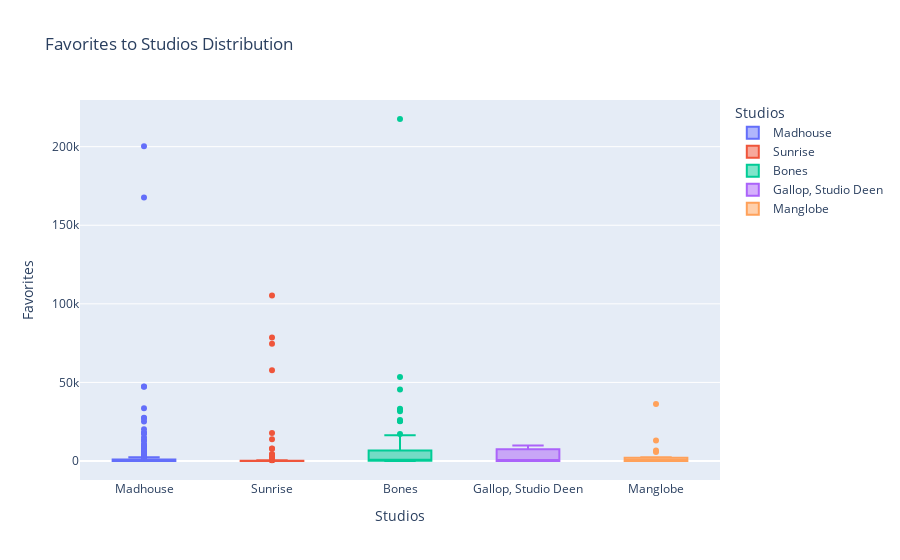

Here is the notebook cell this chart was saved with:
### Code cell
# Create vertical box plot for the filtered data
fig_box = px.box(df[df['Studios'].isin(set(list(top_studios['Studios'])))], 
                 x='Studios', 
                 y='Favorites', 
                 color='Studios', 
                 title="Favorites to Studios Distribution", 
                 orientation='v',
                 custom_data=['Name'])

# Get the indices of maximum values
max_indices = df.groupby('Studios')['Favorites'].idxmax()

# Add text labels for maximum values
fig_box.update_traces(
    hovertemplate="<b>Name:</b> %{customdata[0]}<br><b>Favorites:</b> %{y}",
    selector=dict(type='box')
)

# Show the plot
fig_box.show()

### Figure 1 — Plotly figure (JSON) as saved in the notebook; plotly's stock layout.template omitted (floating-point values rounded to 4 significant figures; data arrays with more than 128 entries replaced by an {"elided": "..."} marker saying what was removed)
{"data": [{"alignmentgroup": "True", "customdata": {"elided": "228x1 str values"}, "hovertemplate": "<b>Name:</b> %{customdata[0]}<br><b>Favorites:</b> %{y}", "legendgroup": "Madhouse", "marker": {"color": "#636efa"}, "name": "Madhouse", "notched": false, "offsetgroup": "Madhouse", "orientation": "v", "showlegend": true, "type": "box", "x": {"elided": "228 str values"}, "x0": " ", "xaxis": "x", "y": {"elided": "228 int values"}, "y0": " ", "yaxis": "y"}, {"alignmentgroup": "True", "customdata": {"elided": "261x1 str values"}, "hovertemplate": "<b>Name:</b> %{customdata[0]}<br><b>Favorites:</b> %{y}", "legendgroup": "Sunrise", "marker": {"color": "#EF553B"}, "name": "Sunrise", "notched": false, "offsetgroup": "Sunrise", "orientation": "v", "showlegend": true, "type": "box", "x": {"elided": "261 str values"}, "x0": " ", "xaxis": "x", "y": {"elided": "261 int values"}, "y0": " ", "yaxis": "y"}, {"alignmentgroup": "True", "customdata": [["Fullmetal Alchemist: The Conqueror of Shamballa"], ["Kurau Phantom Memory"], ["Fullmetal Alchemist: Reflections"], ["Darker than Black: Kuro no Keiyakusha"], ["Darker than Black: Kuro no Keiyakusha - Sakura no Hana no Mankai no Shita"], ["Darker than Black: Ryuusei no Gemini"], ["Darker than Black: Kuro no Keiyakusha Gaiden"], ["Heroman Specials"], ["Fullmetal Alchemist: The Sacred Star of Milos Specials"], ["Star Driver the Movie"], ["Noragami OVA"], ["Soul Eater: Late Night Show"], ["Soul Eater NOT!"], ["Tenkai Knights"], ["Show By Rock!!"], ["Noragami Aragoto OVA"], ["Show By Rock!! #"], ["Show By Rock!! Short!!"], ["Boku no Hero Academia: Hero Note"], ["Mob Psycho Mini"], ["Bungou Stray Dogs 3rd Season"], ["Boku no Hero Academia the Movie 1: Futari no Hero Specials"], ["Carole & Tuesday Specials"], ["SK∞ (OVA)"], ["Boku no Hero Academia the Movie 3: World Heroes' Mission - Tabidachi"], ["Akagami no Shirayuki-hime"], ["Akagami no Shirayuki-hime 2nd Season"], ["Boku no Hero Academia (ONA)"], ["Boku no Hero Academia 4th Season"], ["Boku no Hero Academia 5th Season"], ["Boku no Hero Academia"], ["Boku no Hero Academia 2nd Season"], ["Boku no Hero Academia 3rd Season"], ["Boku no Hero Academia 6th Season"], ["Boku no Hero Academia the Movie 1: Futari no Hero"], ["Boku no Hero Academia the Movie 2: Heroes:Rising"], ["Bounen no Xamdou"], ["Bungou Stray Dogs 4th Season"], ["Bungou Stray Dogs 5th Season"], ["Bungou Stray Dogs"], ["Bungou Stray Dogs 2nd Season"], ["Captain Earth"], ["Eureka Seven AO"], ["Fullmetal Alchemist"], ["Fullmetal Alchemist: Brotherhood Specials"], ["Fullmetal Alchemist: Premium Collection"], ["Gosick"], ["Heroman"], ["Hitsugi no Chaika: Avenging Battle"], ["Juu Ou Sei"], ["Kekkai Sensen"], ["Kekkai Sensen & Beyond"], ["Kidou Tenshi Angelic Layer"], ["Metallic Rouge"], ["Mob Psycho 100"], ["Mob Psycho 100 II"], ["Mob Psycho 100 III"], ["Ouran Koukou Host Club"], ["RahXephon"], ["RahXephon Specials"], ["RahXephon: Tagen Hensoukyoku"], ["SK∞"], ["Soul Eater"], ["Space☆Dandy"], ["Vanitas no Karte"], ["Vanitas no Karte Part 2"], ["A.I.C.O. Incarnation"], ["Boku no Hero Academia the Movie 3: World Heroes' Mission"], ["Boku no Hero Academia: Training of the Dead"], ["Bungou Stray Dogs: Dead Apple"], ["Carole & Tuesday"], ["Concrete Revolutio: Choujin Gensou"], ["Cowboy Bebop: Tengoku no Tobira"], ["Fullmetal Alchemist: Brotherhood"], ["Hisone to Maso-tan"], ["Hitsugi no Chaika"], ["Josee to Tora to Sakana-tachi"], ["Karakuri Kiden: Hiwou Senki"], ["Kenran Butou Sai: The Mars Daybreak"], ["Koukyoushihen Eureka Seven"], ["Koukyoushihen Eureka Seven Hi-Evolution 1"], ["Koukyoushihen Eureka Seven Hi-Evolution 2: Anemone"], ["Mob Psycho 100: Reigen - Shirarezaru Kiseki no Reinouryokusha"], ["No.6"], ["Noragami"], ["Noragami Aragoto"], ["Scrapped Princess"], ["Skull Man"], ["Star Driver: Kagayaki no Takuto"], ["Super Crooks"], ["Tenpou Ibun: Ayakashi Ayashi"], ["Towa no Quon 6: Towa no Quon"], ["Wolf's Rain OVA"], ["Zetsuen no Tempest"]], "hovertemplate": "<b>Name:</b> %{customdata[0]}<br><b>Favorites:</b> %{y}", "legendgroup": "Bones", "marker": {"color": "#00cc96"}, "name": "Bones", "notched": false, "offsetgroup": "Bones", "orientation": "v", "showlegend": true, "type": "box", "x": ["Bones", "Bones", "Bones", "Bones", "Bones", "Bones", "Bones", "Bones", "Bones", "Bones", "Bones", "Bones", "Bones", "Bones", "Bones", "Bones", "Bones", "Bones", "Bones", "Bones", "Bones", "Bones", "Bones", "Bones", "Bones", "Bones", "Bones", "Bones", "Bones", "Bones", "Bones", "Bones", "Bones", "Bones", "Bones", "Bones", "Bones", "Bones", "Bones", "Bones", "Bones", "Bones", "Bones", "Bones", "Bones", "Bones", "Bones", "Bones", "Bones", "Bones", "Bones", "Bones", "Bones", "Bones", "Bones", "Bones", "Bones", "Bones", "Bones", "Bones", "Bones", "Bones", "Bones", "Bones", "Bones", "Bones", "Bones", "Bones", "Bones", "Bones", "Bones", "Bones", "Bones", "Bones", "Bones", "Bones", "Bones", "Bones", "Bones", "Bones", "Bones", "Bones", "Bones", "Bones", "Bones", "Bones", "Bones", "Bones", "Bones", "Bones", "Bones", "Bones", "Bones", "Bones"], "x0": " ", "xaxis": "x", "y": [628, 137, 37, 16441, 189, 1487, 818, 1, 19, 9, 385, 37, 193, 24, 361, 365, 76, 17, 606, 14, 4846, 162, 5, 261, 82, 7280, 1685, 49, 8217, 10087, 53389, 17157, 12739, 6433, 1392, 1796, 1075, 2751, 210, 25238, 6629, 88, 198, 25502, 181, 87, 8106, 80, 196, 367, 7590, 1618, 291, 6, 45435, 31617, 8816, 33261, 947, 0, 19, 12511, 26107, 5250, 6828, 2537, 228, 965, 201, 1696, 2879, 209, 1448, 217606, 310, 835, 5650, 3, 32, 9028, 24, 16, 130, 7272, 32675, 11428, 427, 64, 599, 272, 25, 49, 367, 6521], "y0": " ", "yaxis": "y"}, {"alignmentgroup": "True", "customdata": [["Rurouni Kenshin: Special Techniques"], ["Rurouni Kenshin: Review Special"], ["Rurouni Kenshin: Meiji Kenkaku Romantan"]], "hovertemplate": "<b>Name:</b> %{customdata[0]}<br><b>Favorites:</b> %{y}", "legendgroup": "Gallop, Studio Deen", "marker": {"color": "#ab63fa"}, "name": "Gallop, Studio Deen", "notched": false, "offsetgroup": "Gallop, Studio Deen", "orientation": "v", "showlegend": true, "type": "box", "x": ["Gallop, Studio Deen", "Gallop, Studio Deen", "Gallop, Studio Deen"], "x0": " ", "xaxis": "x", "y": [7, 3, 9907], "y0": " ", "yaxis": "y"}, {"alignmentgroup": "True", "customdata": [["Mashiro-iro Symphony: The Color of Lovers"], ["Deadman Wonderland: Akai Knife Tsukai"], ["Kami nomi zo Shiru Sekai: 4-nin to Idol"], ["Trip Trek"], ["Magical☆Star Kanon 100%"], ["Hayate no Gotoku! OVA"], ["Kami nomi zo Shiru Sekai"], ["Kami nomi zo Shiru Sekai II"], ["Kami nomi zo Shiru Sekai: Megami-hen"], ["Michiko to Hatchin"], ["Samurai Champloo"], ["Saraiya Goyou"], ["Seiken no Blacksmith"], ["Deadman Wonderland"], ["Ergo Proxy"], ["Hayate no Gotoku! Can't Take My Eyes Off You"], ["Hayate no Gotoku! Heaven Is a Place on Earth"], ["Karneval"], ["Karneval (TV)"], ["Samurai Flamenco"], ["Zettai Karen Children: The Unlimited - Hyoubu Kyousuke"]], "hovertemplate": "<b>Name:</b> %{customdata[0]}<br><b>Favorites:</b> %{y}", "legendgroup": "Manglobe", "marker": {"color": "#FFA15A"}, "name": "Manglobe", "notched": false, "offsetgroup": "Manglobe", "orientation": "v", "showlegend": true, "type": "box", "x": ["Manglobe", "Manglobe", "Manglobe", "Manglobe", "Manglobe", "Manglobe", "Manglobe", "Manglobe", "Manglobe", "Manglobe", "Manglobe", "Manglobe", "Manglobe", "Manglobe", "Manglobe", "Manglobe", "Manglobe", "Manglobe", "Manglobe", "Manglobe", "Manglobe"], "x0": " ", "xaxis": "x", "y": [502, 62, 86, 0, 20, 3, 5669, 992, 2044, 2365, 36236, 850, 225, 6667, 12991, 71, 32, 68, 1173, 865, 446], "y0": " ", "yaxis": "y"}], "layout": {"boxmode": "overlay", "legend": {"title": {"text": "Studios"}, "tracegroupgap": 0}, "title": {"text": "Favorites to Studios Distribution"}, "xaxis": {"anchor": "y", "categoryarray": ["Madhouse", "Sunrise", "Bones", "Gallop, Studio Deen", "Manglobe"], "categoryorder": "array", "domain": [0, 1], "title": {"text": "Studios"}}, "yaxis": {"anchor": "x", "domain": [0, 1], "title": {"text": "Favorites"}}}}
